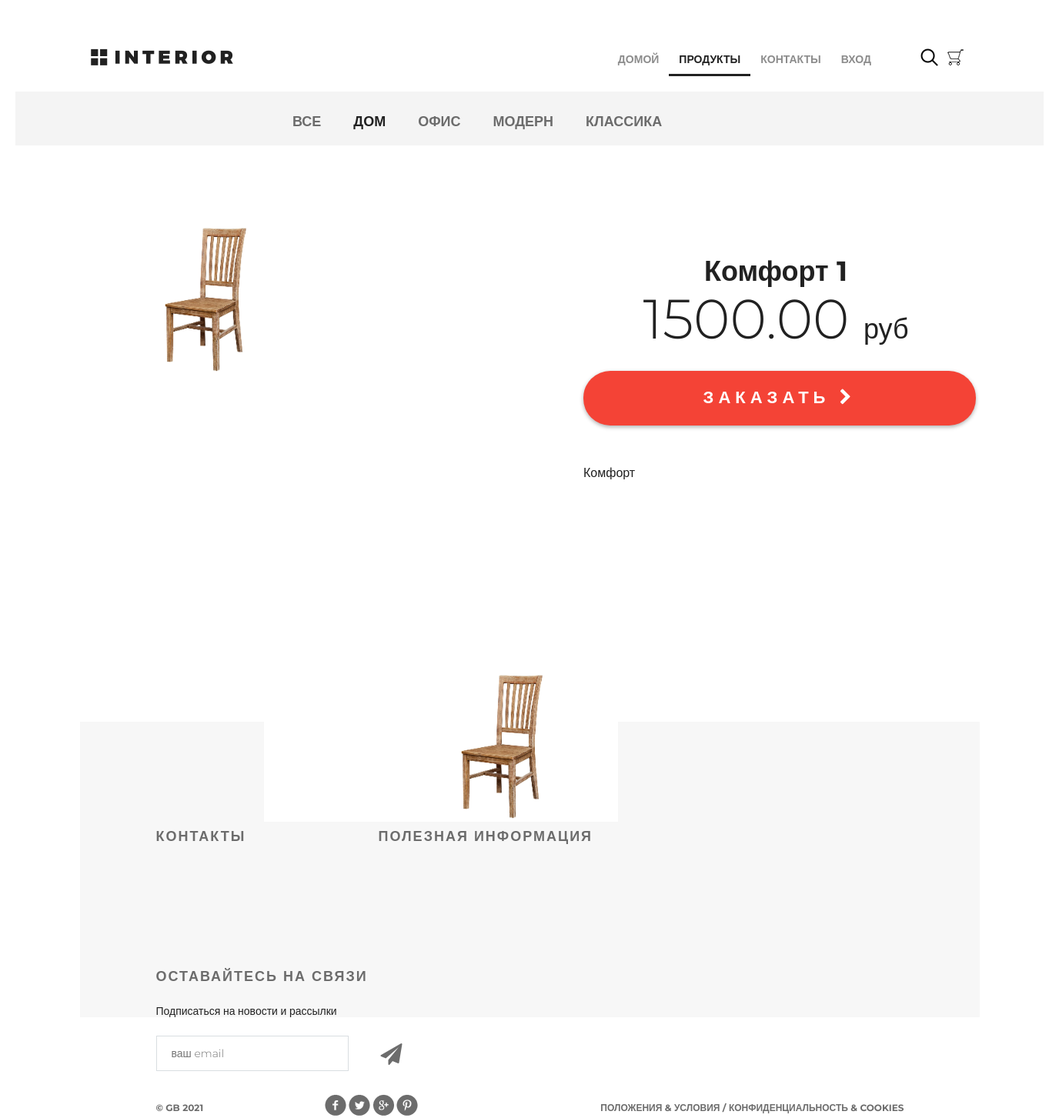
Page /products/product/1/ on the committed database.
### mainapp/models.py (models this page shows, shortened)
class ProductCategory(models.Model):
    name = models.CharField(max_length=64, unique=True, verbose_name="Имя")
    description = models.TextField(verbose_name="Описание")
    is_active = models.BooleanField(default=True, verbose_name="активна")

class Product(models.Model):
    category = models.ForeignKey(ProductCategory, on_delete=models.CASCADE, verbose_name="Категория")
    name = models.CharField(max_length=128, verbose_name="Название")
    image = models.ImageField(upload_to="products_images", blank=True, verbose_name="Картинка")
    short_desc = models.CharField(max_length=128, verbose_name="Краткое описание")
    description = models.TextField(verbose_name="Описание", blank=True)
    price = models.DecimalField(max_digits=8, decimal_places=2, default=0, verbose_name="Цена")
    quantity = models.PositiveSmallIntegerField(default=0, verbose_name="Количество")
    is_active = models.BooleanField(default=True, verbose_name="активна")

### mainapp/views.py (the view)
# urls.py: path('product/<int:pk>/',mainapp.product,name="product")
def product(request, pk):
    title = "Продукт"
    content = {
        "title": title,
        "links_menu": ProductCategory.objects.all(),
        "product": get_object_or_404(Product, pk=pk)
    }
    return render(request, "mainapp/product.html", content)

### mainapp/context_processors.py (called while the page is built)
def basket(request):
    basket_item = []
    if request.user.is_authenticated:
        basket_item = Basket.objects.filter(user=request.user)
    return {
        "basket": basket_item
    }

### mainapp/templates/mainapp/product.html (shortened to what this page needs)
{% extends 'mainapp/base.html' %}
{% load static %}
{% block menu %}
<div class="hero-white">
    {% block inc_menu %}
    {{block.super}}
    {% endblock %}
</div>
{% endblock %}
{% block content %}
<div class="details">
    <div class="links clearfix">
        {% include 'mainapp/includes/inc_categories.html' %}
    </div>
    <div class="details-products">
        <div class="details-slider">
            <div class="slider-product">
                <img src="/media/{{ product.image }}"
                     alt="{{ product.short_desc }}">
            </div>
            <div class="slider-control">
                <div class="block">
                    <a href="#">
                    </a>
                </div>
                <div class="block">
                    <a href="#">
                    </a>
                </div>
                <div class="block">
                    <a href="#">
                        <img src="/media/{{ product.image }}" alt="вариант 3">
                    </a>
                </div>
            </div>
        </div>
        <div class="description">
            <h3 class="big-bold">{{ product.name }}</h3>
            <br>
            <p class="price"> {{ product.price }} <span>руб</span></p>
            <a href="{% url 'basket:add' product.pk %}" class="red-button">
                заказать
                <i class="fa fa-chevron-right" aria-hidden="true"></i>
            </a>
            <div class="description-text">
                {{ product.description }}
            </div>
        </div>
    </div>
</div>
{%endblock%}

### mainapp/templates/mainapp/includes/inc_categories.html
<ul class="links-menu">
    <li><a href="{% url 'products:category' 0 %}" class="{% if request.resolver_match.kwargs.pk == 0 %} active {% endif %}">Все</a></li>
    {% for link in links_menu %}
        <li><a href="{% url 'products:category' link.pk %}" class="{% if request.resolver_match.kwargs.pk == link.pk %} active {% endif %}">{{link.name}}</a></li>
    {% endfor %}
</ul>

### static/style.css (style rules this page uses)
* { margin: 0; padding: 0; }
body { font-family: 'Montserrat', sans-serif; }
html, body { height: 100%; }
.clearfix:after { content: ""; display: block; clear: both; }
.big-bold { color: #212121; font-size: 36px; font-weight: 700; text-align: left; margin-bottom: 24px; line-height: 36px; }
.hero-white { background-color: #fff; height: 119px; padding-left: 98px; padding-right: 211px; position: relative; }
.links { height: 70px; background-color: #f4f4f4; position: relative; padding-left: 360px; }
.links-menu { margin: 27px auto 0px; position: absolute; }
.links-menu li { float: left; list-style-type: none; padding-right: 42px; }
.links-menu li a { text-decoration: none; color: #6c6c6c; font-size: 18px; font-weight: 700; text-transform: uppercase; }
.links-menu .active { color: #212121; font-size: 18px; font-weight: 700; }
.details-products { padding-left: 98px; padding-right: 98px; margin-top: 98px; height: 651px; }
.details-slider { width: 570px; float: left; margin-right: 30px; }
.slider-product { width: 570px; height: 570px; }
.slider-control { width: 420px; height: 70px; margin: 11px auto 0px; padding-left: 150px }
.slider-control .block { height: 70px; width: 70px; position: relative; float: left; margin-right: 10px; }
.description { width: 535px; float: right; padding-left: 35px }
.description .big-bold { color: #212121; font-size: 36px; font-weight: 700; text-align: center; margin-top: 47px; margin-bottom: 0px; }
.description .price { color: #212121; font-size: 72px; font-weight: 300; line-height: 48px; text-align: center; }
.description .price span { color: #212121; font-size: 36px; font-weight: 300; line-height: 48px; text-align: center; }
.red-button { display: block; height: 71px; width: 510px; border-radius: 35px; background-color: #f44336; text-align: center; text-transform: uppercase; text-decoration: none; color: #ffffff; font-size: 22px; font-weight: 700; line-height: 24px; box-shadow: 0px 2px 4.85px 0.15px rgba(33, 33, 33, 0.35); line-height: 70px; letter-spacing: 6px; margin-top: 31px; }
.description-text { margin-top: 50px; color: #212121; font-size: 16px; font-weight: 300; line-height: 24px; text-align: left; }

### rows in the picture
ProductCategory: name "ДОМ"
ProductCategory: name "ОФИС"
ProductCategory: name "МОДЕРН"
ProductCategory: name "КЛАССИКА"
Product: image (picture), name "Комфорт 1", price "1500.00", description "Комфорт"
